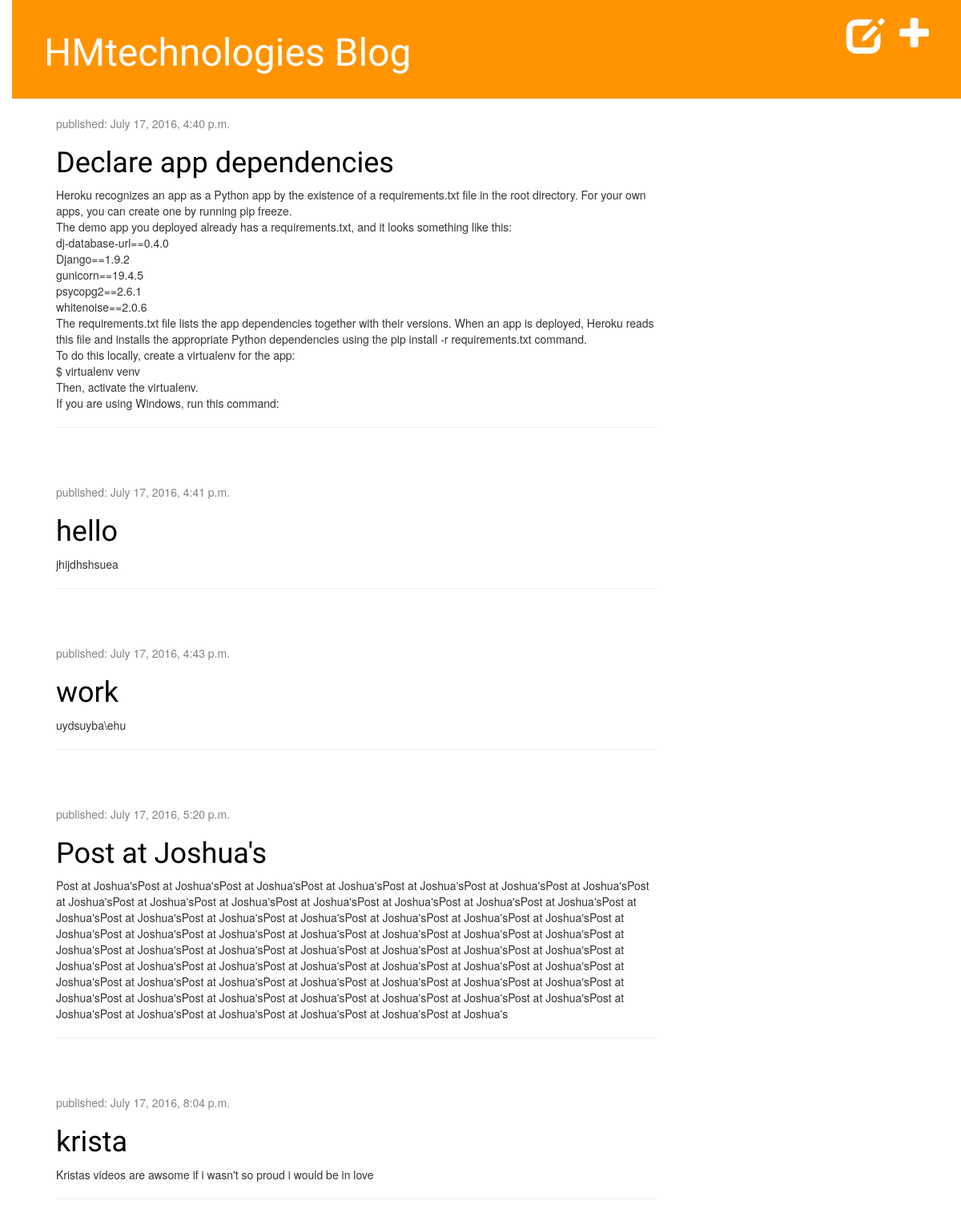
Screenshot of / (signed in) with the database file from the repository.
### blog/models.py (models this page shows, shortened)
class Post(models.Model):
    author = models.ForeignKey('auth.User')
    title = models.CharField(max_length=200)
    text = models.TextField()
    created_date = models.DateTimeField(
            default=timezone.now)
    published_date = models.DateTimeField(
            blank=True, null=True)

### blog/views.py (the view)
# urls.py: url(r'^$', views.post_list, name='post_list'),
def post_list(request):
    posts = Post.objects.filter(published_date__lte=timezone.now()).order_by('published_date')
    return render(request, 'blog/post_list.html', {'posts':posts})

### blog/templates/blog/post_list.html
{% extends 'blog/base.html' %}
{% block content %}
            {% for post in posts %}
                <div class="post">
                    <div class="date">
                        <p>published: {{ post.published_date }}</p>
                    </div>
                   <h1><a href="{% url 'post_detail' pk=post.pk %}">{{ post.title }}</a></h1>
                    <p>{{ post.text|linebreaksbr }}</p>
                    <hr>
                </div>
            {% endfor %}
{% endblock %}

### blog/static/css/blog.css (style rules this page uses)
h1 a { color: #FCA205; font-family: 'Lobster'; }
body { padding-left: 15px; }
h1, h2, h3, h4 { font-family: 'Lobster', cursive; }
.date { color: #828282; }
.post { margin-bottom: 70px; }
.post h1 a, .post h1 a:visited { color: #000000; }

### rows the page displays
Post: published_date "July 17, 2016, 4:40 p.m.", title "Declare app dependencies", text "Heroku recognizes an app as a Python app by the existence of a requirements.txt file in the root directory. For your own apps, you can create one by running pip freeze. The demo app you deployed already has a requirements.txt, and it looks something like this: dj-database-url==0.4.0 Django==1.9.2 gunicorn==19.4.5 psycopg2==2.6.1 whitenoise==2.0.6 The requirements.txt file lists the app dependencies together with their versions. When an app is deployed, Heroku reads this file and installs the appropriate Python dependencies using the pip install -r requirements.txt command. To do this locally, create a virtualenv for the app: $ virtualenv venv Then, activate the virtualenv. If you are using…"
Post: published_date "July 17, 2016, 4:41 p.m.", title "hello", text "jhijdhshsuea"
Post: published_date "July 17, 2016, 4:43 p.m.", title "work", text "uydsuyba\\ehu"
Post: published_date "July 17, 2016, 5:20 p.m.", title "Post at Joshua's", text "Post at Joshua'sPost at Joshua'sPost at Joshua'sPost at Joshua'sPost at Joshua'sPost at Joshua'sPost at Joshua'sPost at Joshua'sPost at Joshua'sPost at Joshua'sPost at Joshua'sPost at Joshua'sPost at Joshua'sPost at Joshua'sPost at Joshua'sPost at Joshua'sPost at Joshua'sPost at Joshua'sPost at Joshua'sPost at Joshua'sPost at Joshua'sPost at Joshua'sPost at Joshua'sPost at Joshua'sPost at Joshua'sPost at Joshua'sPost at Joshua'sPost at Joshua'sPost at Joshua'sPost at Joshua'sPost at Joshua'sPost at Joshua'sPost at Joshua'sPost at Joshua'sPost at Joshua'sPost at Joshua'sPost at Joshua'sPost at Joshua'sPost at Joshua'sPost at Joshua'sPost at Joshua'sPost at Joshua'sPost at Joshua'sPost at…"
Post: published_date "July 17, 2016, 8:04 p.m.", title "krista", text "Kristas videos are awsome if i wasn't so proud i would be in love"
